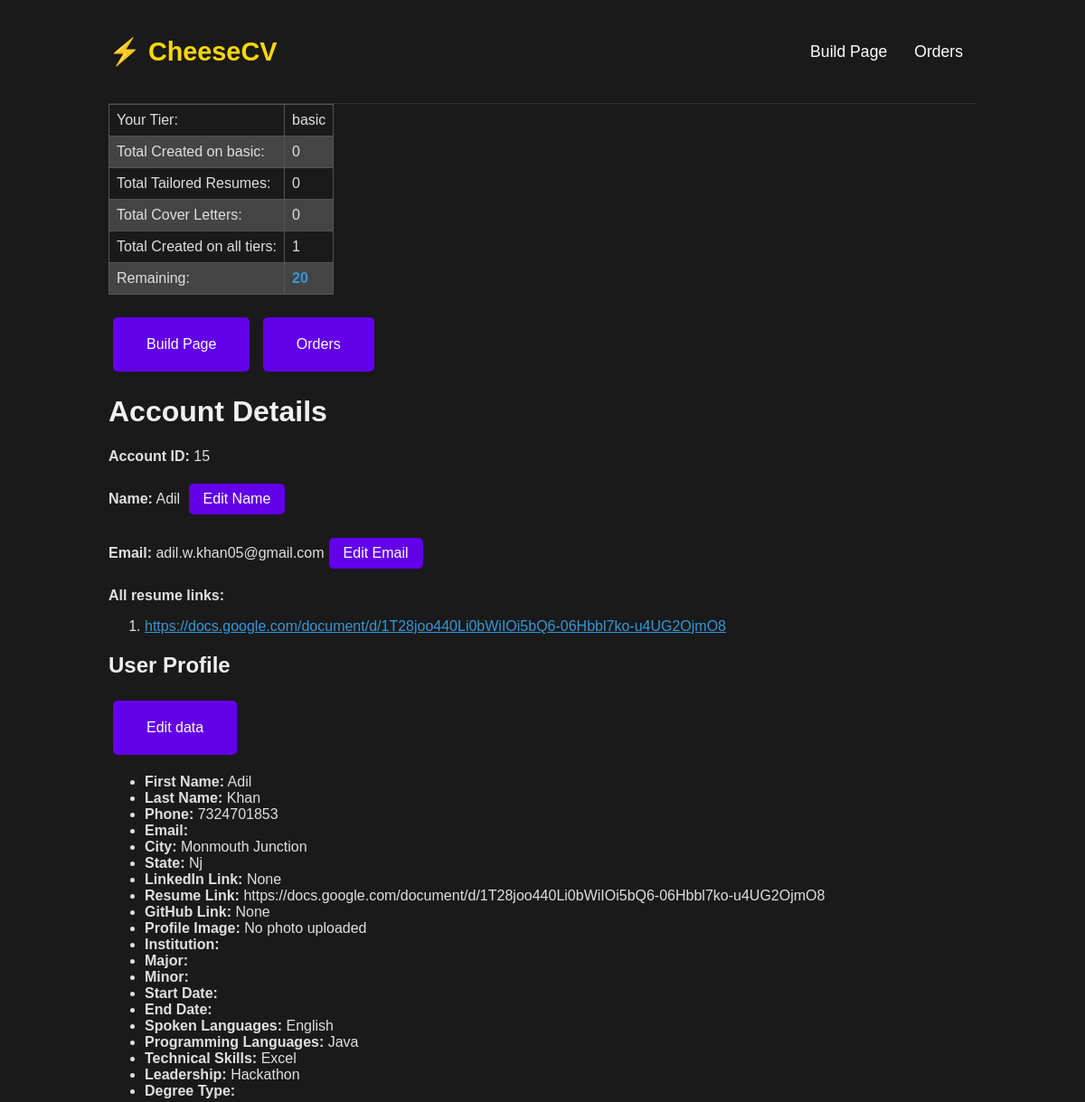
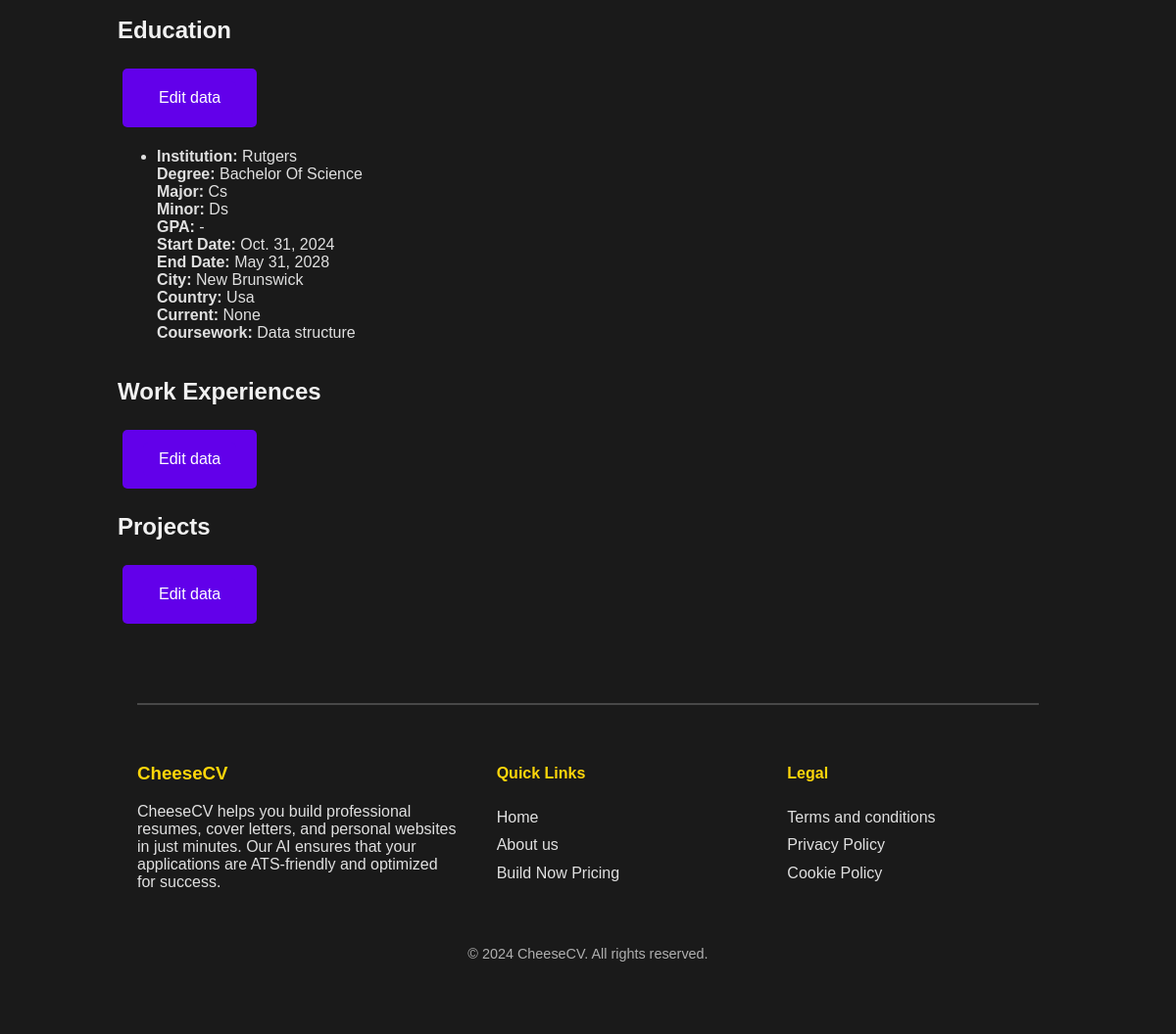
Screenshot of /15/account/ (signed in) with the database file from the repository (2 pictures, top to bottom).
### resume_app/models.py (models this page shows, shortened)
class Account(models.Model):
    id = models.AutoField(primary_key=True)
    user = models.ForeignKey(User, on_delete=models.CASCADE, null=True, related_name='account_user')
    name = models.CharField(max_length=255, unique=True)  # needs to be unique
    password = models.CharField(max_length=255)  # Store hashed password
    email = models.EmailField()
    tier = models.CharField(max_length=255, default="free")
    educations = models.ForeignKey('Education', on_delete=models.SET_NULL, null=True, related_name='education_account')
    user_profile = models.ForeignKey('UserProfile', on_delete=models.SET_NULL, null=True, related_name='user_profile_account')
    user_plan = models.ForeignKey('Plan', on_delete=models.SET_NULL, null=True, related_name='user_plan')
    user_payment = models.ForeignKey('Payment', on_delete=models.SET_NULL, null=True, related_name='user_payment')
    resume_links = models.CharField(max_length=100000, blank=True, null=True, help_text="Separate links with commas")
    unique_words = models.CharField(max_length=10000000, blank=True, null=True, help_text="Separate action words with commas")
    reset_password_code = models.CharField(max_length=255, null=True)
    is_active = models.BooleanField(default=True)
    def get_resume_links(self):
        return self.resume_links.split(',') if self.resume_links else []

class Plan(models.Model):
    id = models.AutoField(primary_key=True)
    type = models.CharField(max_length=255, default="free")
    account = models.ForeignKey(Account, on_delete=models.CASCADE, null=True)
    forms_remaining = models.IntegerField(default=2)
    forms_filled_on_current_plan = models.IntegerField(default=0)
    total_forms_filled = models.IntegerField(default=0)
    total_cover_letters = models.IntegerField(default=0)
    total_tailored_resumes = models.IntegerField(default=0)
    subscription_ids = models.CharField(max_length=100000, blank=True, null=True, help_text="subscription_ids seperated by commas")

class UserProfile(models.Model):
    def profile_image_upload_to(instance, filename):
        return f"profile_pictures/{instance.account.id}.jpg"
    id = models.AutoField(primary_key=True)
    account = models.ForeignKey(Account, on_delete=models.CASCADE, null=True, related_name='account_user_profile')
    first_name = models.CharField(max_length=255)
    last_name = models.CharField(max_length=255)
    phone = models.CharField(max_length=15)
    city = models.CharField(max_length=255)
    state = models.CharField(max_length=255)
    linkedin_link = models.CharField(blank=True, null=True, max_length=255)
    resume_link = models.URLField(blank=True, null=True)
    github_link = models.CharField(blank=True, null=True, max_length=255)
    website_link = models.URLField(blank=True, null=True)
    profile_image = models.ImageField(upload_to=profile_image_upload_to, storage=OverwriteStorage(), blank=True, null=True)
    spoken_languages = models.CharField(max_length=255, blank=True, null=True)
    programming_languages = models.CharField(max_length=255, blank=True, null=True)
    technical_skills = models.CharField(max_length=255, blank=True, null=True)
    leadership = models.CharField(max_length=255, blank=True, null=True)

class Education(models.Model):
    id = models.AutoField(primary_key=True)
    account = models.ForeignKey(Account, on_delete=models.CASCADE, null=True, related_name='account_education')
    institution = models.CharField(max_length=255, blank=True, null=True)
    major = models.CharField(max_length=255, blank=True, null=True)
    minor = models.CharField(max_length=255, blank=True, null=True)
    GPA = models.CharField(max_length=255, blank=True, null=True)
    start_date = models.DateField(default=date.today, null=True)
    end_date = models.DateField(default=date.today, null=True)
    city = models.CharField(max_length=255, blank=True, null=True)
    country = models.CharField(max_length=255, blank=True, null=True)
    current = models.BooleanField(default=False, null=True)
    coursework = models.CharField(max_length=1000, blank=True, null=True)
    DEGREE_CHOICES = [
        ('Bachelor of Science', 'Bachelor of Science'),
        ('Bachelor of Art', 'Bachelor of Art'),
        ('Master of Arts', 'Master of Arts'),
        ('Master of Science', 'Master of Science'),
        ('Master of Business Administration', 'Master of Business Administration'),
        ('Associate of Arts', 'Associate of Arts'),
        ('Associate of Science', 'Associate of Science'),
        ('Associate of Business Administration', 'Associate of Business Administration'),
        ('Associate of Engineering', 'Associate of Engineering'),
        ('Associate of Nursing', 'Associate of Nursing'),
    ]
    degree_type = models.CharField(
        max_length=100,
        choices=DEGREE_CHOICES,
        blank=True,
        null=True,
    )

### resume_app/views.py (the view)
# urls.py: path('<int:account_id>/account/', account, name='account'),
@login_required
def account(request , account_id):
    account = Account.objects.get(id=account_id)
    user_plan = Plan.objects.get(account = account)
    user_profile = UserProfile.objects.get(account = account)
    educations = Education.objects.filter(account=account)
    work_experiences = WorkExperience.objects.filter(account=account)
    projects = Project.objects.filter(account=account)
    context = {
        'account' : account ,
        'user_plan': user_plan ,
        'user_profile' : user_profile ,
        'educations' : educations ,
        'remaining' : user_plan.forms_remaining - user_plan.forms_filled_on_current_plan,
        'work_experiences' : work_experiences,
        'projects' : projects
    }
    return render (request, "account.html", context)

### resume_app/templates/account.html (shortened to what this page needs)
{% extends 'index.html' %}
{% load static %}
{% block header_links %}
        <a href="{% url 'confirmation' account_id=account.id %}">  Build Page </a>
        <a href="{% url 'subscriptions' account_id=account.id %}">  Orders </a>
{% endblock %}
{% block content %}
<div>
<div class="user-info-container">
    <table class="user-info-table">
        <tr>
            <td>Your Tier:</td>
            <td>{{account.tier}}</td>
        </tr>
        <tr>
            <td>Total Created on {{account.tier}}:</td>
            <td>{{user_plan.forms_filled_on_current_plan}}</td>
        </tr>
        <tr>
            <td>Total Tailored Resumes:</td>
            <td>{{user_plan.total_tailored_resumes}} </td>
        </tr>
        <tr>
            <td>Total Cover Letters:</td>
            <td>{{user_plan.total_cover_letters}} </td>
        </tr>
        <tr>
            <td>Total Created on all tiers:</td>
            <td>{{user_plan.total_forms_filled}} </td>
        </tr>
        <tr>
            <td>Remaining:</td>
            <td> <b> {{remaining}} </b> </td>
        </tr>
    </table>
    <a href="{% url 'confirmation' account_id=account.id %}" class="reload_resume_and_website-button">
        <button type="button"> Build Page </button>
    </a>
    <a href="{% url 'subscriptions' account_id=account.id %}" class="reload_resume_and_website-button">
        <button type="button">  Orders </button>
    </a>
    <h1>Account Details</h1>
    <p><strong>Account ID:</strong> {{ account.id }}</p>
    <p><strong> Name:</strong> {{ account.name }} <button id="edit-name-btn">Edit Name</button> </p>
    <p><strong> Email:</strong> {{ account.email }}<button id="edit-email-btn">Edit Email</button> </p>
    <p><strong>All resume links:</strong>
    {% if account.resume_links %}
    <ol>
        {% for link in account.get_resume_links %}
        <li><a href="{{ link }}" target="_blank">{{ link }}</a></li>
        {% endfor %}
    </ol>
    {% else %}
    <p>No resume links available.</p>
    {% endif %}
    <h2>User Profile</h2>
    <a href="{% url 'form' account_id=account.id %}" class="reload_resume_and_website-button">
        <button type="button"> Edit data </button>
    </a>
    <ul>
        <li><strong>First Name:</strong> {{ user_profile.first_name }}</li>
        <li><strong>Last Name:</strong> {{ user_profile.last_name }}</li>
        <li><strong>Phone:</strong> {{ user_profile.phone }}</li>
        <li><strong>Email:</strong> {{ user_profile.email }}</li>
        <li><strong>City:</strong> {{ user_profile.city }}</li>
        <li><strong>State:</strong> {{ user_profile.state }}</li>
        <li><strong>LinkedIn Link:</strong> {{ user_profile.linkedin_link }}</li>
        <li><strong>Resume Link:</strong> {{ user_profile.resume_link }}</li>
        <li><strong>GitHub Link:</strong> {{ user_profile.github_link }}</li>
        {% if user_profile.profile_image %}
            <li><strong>Profile Image:</strong> <img src="{{ user_profile.profile_image.url }}" alt="Profile Image"></li>
        {% else %}
        <li><strong>Profile Image:</strong> No photo uploaded </li>
        {% endif %}
        <li><strong>Institution:</strong> {{ user_profile.institution }}</li>
        <li><strong>Major:</strong> {{ user_profile.major }}</li>
        <li><strong>Minor:</strong> {{ user_profile.minor }}</li>
        <li><strong>Start Date:</strong> {{ user_profile.start_date }}</li>
        <li><strong>End Date:</strong> {{ user_profile.end_date }}</li>
        <li><strong>Spoken Languages:</strong> {{ user_profile.spoken_languages }}</li>
        <li><strong>Programming Languages:</strong> {{ user_profile.programming_languages }}</li>
        <li><strong>Technical Skills:</strong> {{ user_profile.technical_skills }}</li>
        <li><strong>Leadership:</strong> {{ user_profile.leadership }}</li>
        <li><strong>Degree Type:</strong> {{ user_profile.get_degree_type_display }}</li>
    </ul>
    <h2>Education</h2>
    <a href="{% url 'form' account_id=account.id %}" class="reload_resume_and_website-button">
        <button type="button"> Edit data </button>
    </a>
    <ul>
        {% for education in educations %}
            <li>
                <strong>Institution:</strong> {{ education.institution }}<br>
                <strong>Degree:</strong> {{ education.degree_type }}<br>
                <strong>Major:</strong> {{ education.major }}<br>
                <strong>Minor:</strong> {{ education.minor }}<br>
                <strong>GPA:</strong> {{ education.GPA }}<br>
                <strong>Start Date:</strong> {{ education.start_date }}<br>
                <strong>End Date:</strong> {{ education.end_date }}<br>
                <strong>City:</strong> {{ education.city }}<br>
                <strong>Country:</strong> {{ education.country }}<br>
                <strong>Current:</strong> {{ education.current }}<br>
                <strong>Coursework:</strong> {{ education.coursework }}
            </li>  <br>
        {% endfor %}
    </ul>
    <h2>Work Experiences</h2>
    <a href="{% url 'form' account_id=account.id %}" class="reload_resume_and_website-button">
        <button type="button"> Edit data </button>
    </a>
    <h2>Projects</h2>
    <a href="{% url 'form' account_id=account.id %}" class="reload_resume_and_website-button">
        <button type="button"> Edit data </button>
    </a>
</div>
{% endblock %}

### resume_app/templates/index.html (style rules this page uses)
body { padding: 0 10%; margin: 0; background-color: #121212; color: #ffffff; font-family: 'Poppins', sans-serif; }
html { scroll-behavior: smooth; }
.header-nav a { color: #ffffff; margin: 0 15px; text-decoration: none; font-size: 1.1em; }

### resume_app/templates/account.html (style rules this page uses)
body { font-family: 'Arial', sans-serif; background-color: #1a1a1a; color: #e0e0e0; }
h1, h2 { color: #f1f1f1; }
button { background-color: #ffd60a; color: white; padding: 10px 15px; border: none; border-radius: 4px; cursor: pointer; }
.user-info-table { width: auto; border-collapse: collapse; margin-bottom: 20px; }
.user-info-table td { padding: 8px; border: 1px solid #555; text-align: left; color: #e0e0e0; }
.user-info-table tr:nth-child(even) { background-color: #444; }
.user-info-table b { color: #3498db; }
.reload_resume_and_website-button, button { background-color: #6200ea; color: white; border: none; padding: 8px 16px; text-align: center; text-decoration: none; display: inline-block; font-size: 16px; margin: 5px; cursor: pointer; border-radius: 5px; }
a { color: #3498db; }

### rows the page displays
Account: tier "basic", id "15", name "Adil", email "adil.w.khan05@gmail.com", get_resume_links "https://docs.google.com/document/d/1T28joo440Li0bWiIOi5bQ6-06Hbbl7ko-u4UG2OjmO8"
Plan: forms_filled_on_current_plan "0", total_tailored_resumes "0", total_cover_letters "0", total_forms_filled "1"
UserProfile: first_name "Adil", last_name "Khan", phone "7324701853", city "Monmouth Junction", state "Nj", linkedin_link "None", resume_link "https://docs.google.com/document/d/1T28joo440Li0bWiIOi5bQ6-06Hbbl7ko-u4UG2OjmO8", github_link "None", spoken_languages "English", programming_languages "Java", technical_skills "Excel", leadership "Hackathon"
Education: institution "Rutgers", degree_type "Bachelor Of Science", major "Cs", minor "Ds", GPA "-", start_date "Oct. 31, 2024", end_date "May 31, 2028", city "New Brunswick", country "Usa", current "None", coursework "Data structure"

### other values shown
{{ remaining }} "20"
